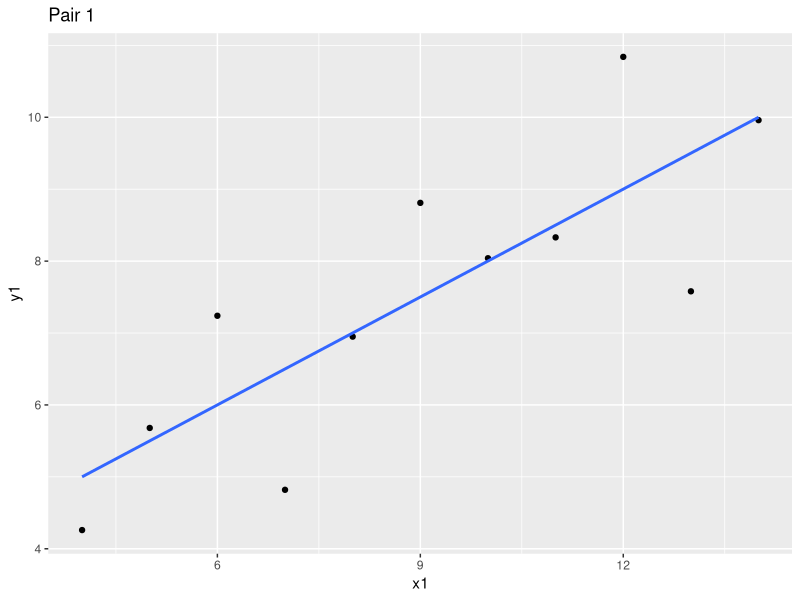
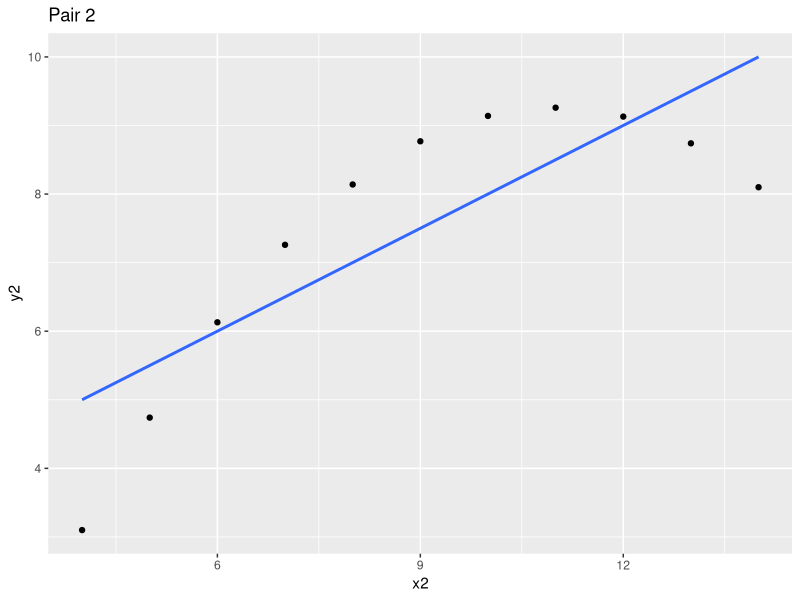
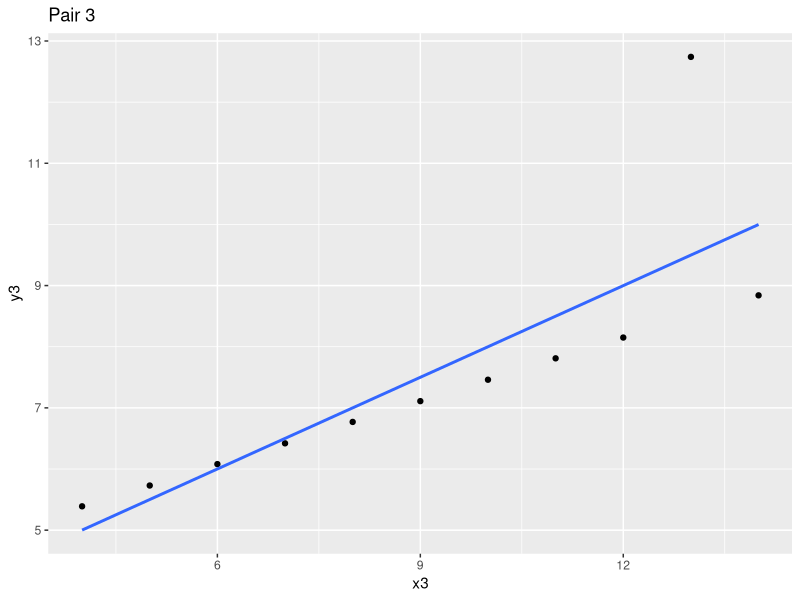
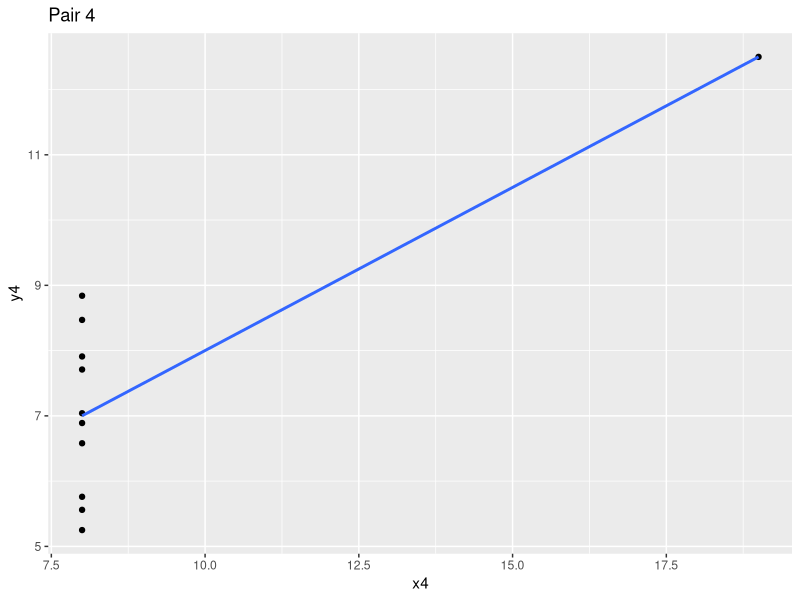
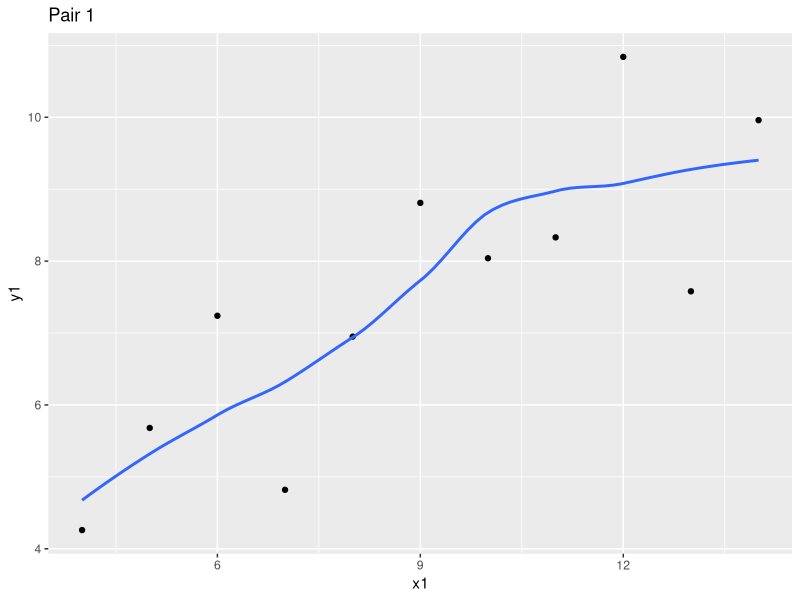
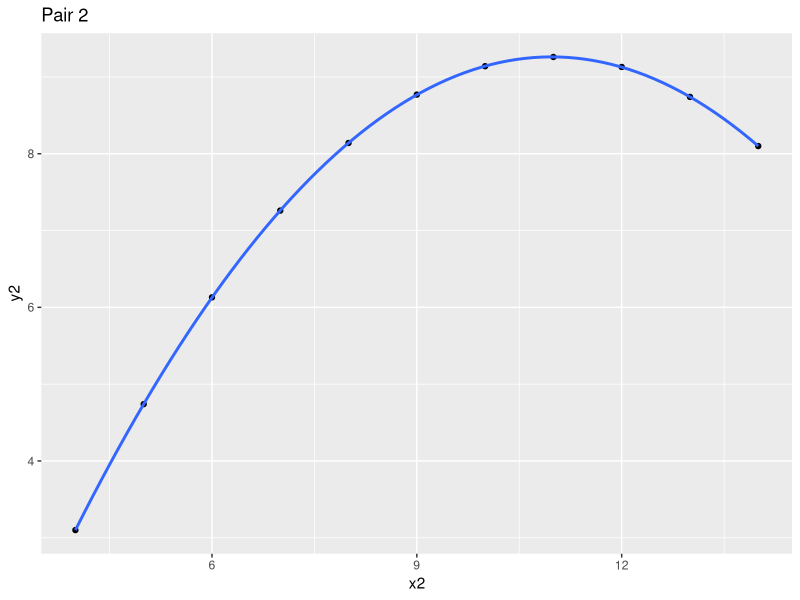
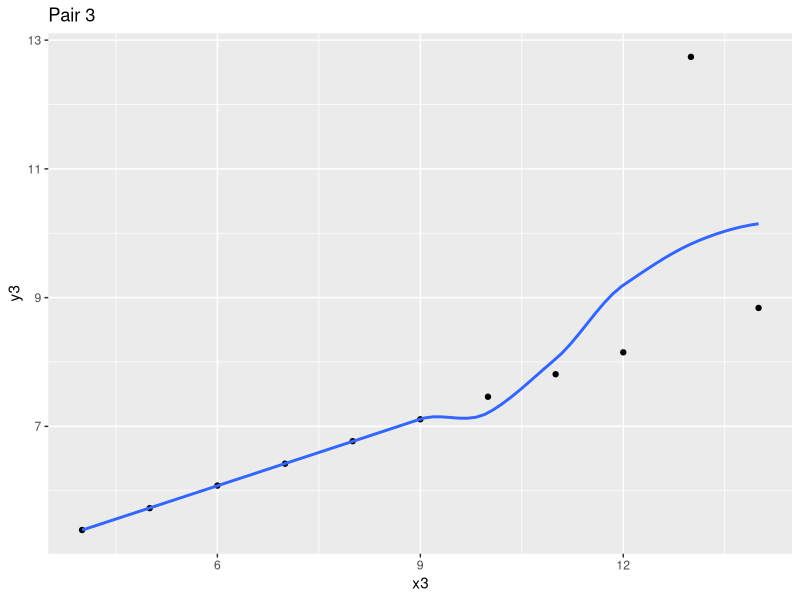

Here is the R script that generated these plots, in order:
## ---- chunk 1
library("tidyverse")
## ---- chunk 2
anscombe
## ---- chunk 3
x <- anscombe[,1:4]
y <- anscombe[,5:8]
cor(x,y)
## ---- chunk 4
diag( cor(x,y) )
## ---- chunk 5
ggplot(data=anscombe, mapping=aes(x=x1, y=y1)) + 
  geom_point() + 
  labs(title="Pair 1") + 
  stat_smooth(method="lm", se=FALSE)
## ---- chunk 6
ggplot(data=anscombe, mapping=aes(x=x2, y=y2)) + 
  geom_point() + 
  labs(title="Pair 2") + 
  stat_smooth(method="lm", se=FALSE)
## ---- chunk 7
ggplot(data=anscombe, mapping=aes(x=x3, y=y3)) + 
  geom_point() + 
  labs(title="Pair 3") + 
  stat_smooth(method="lm", se=FALSE)
## ---- chunk 8
ggplot(data=anscombe, mapping=aes(x=x4, y=y4)) + 
  geom_point() + 
  labs(title="Pair 4") + 
  stat_smooth(method="lm", se=FALSE)
## ---- chunk 9
ggplot(data=anscombe, mapping=aes(x=x1, y=y1)) + 
  geom_point() + 
  labs(title="Pair 1") + 
  stat_smooth(method="loess", se=FALSE)
## ---- chunk 10
ggplot(data=anscombe, mapping=aes(x=x2, y=y2)) + 
  geom_point() + 
  labs(title="Pair 2") + 
  stat_smooth(method="loess", se=FALSE)
## ---- chunk 11
ggplot(data=anscombe, mapping=aes(x=x3, y=y3)) + 
  geom_point() + 
  labs(title="Pair 3") + 
  stat_smooth(method="loess", se=FALSE)
